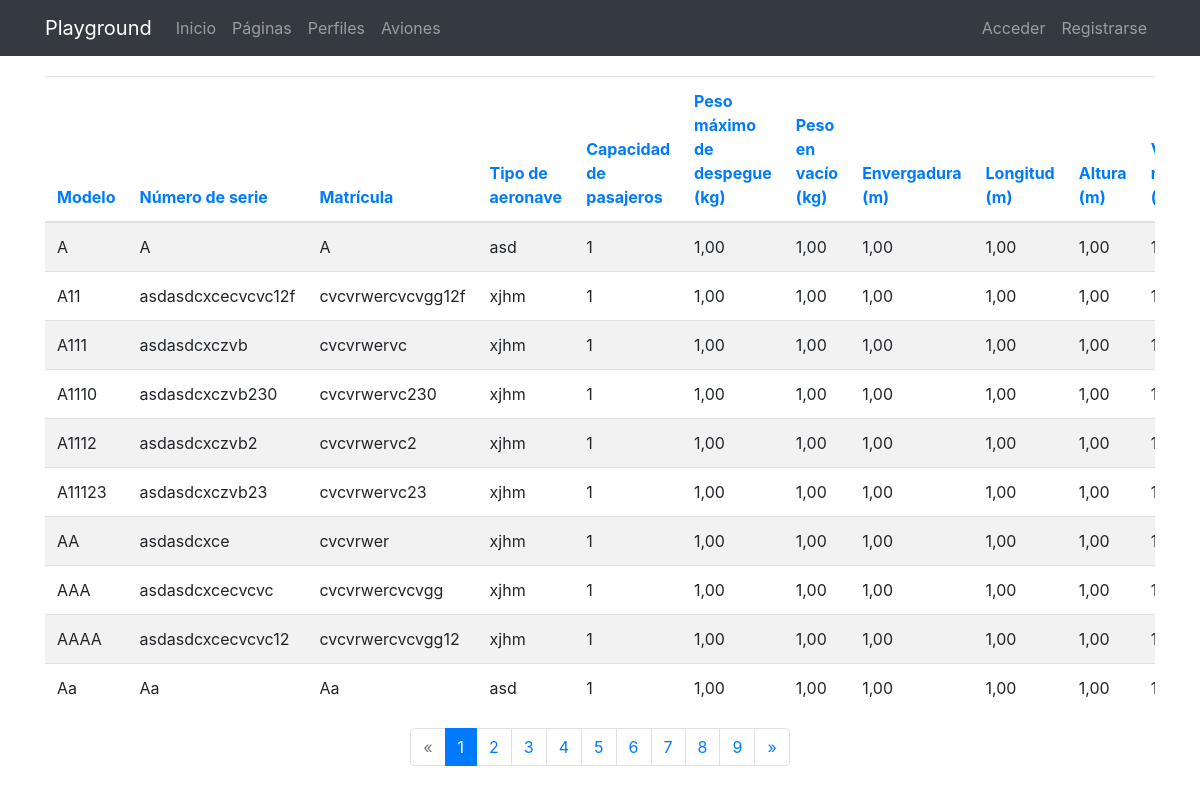
Screenshot of /aircraft/ with the database file from the repository.
### aircraft/models.py (models this page shows, shortened)
class Aircraft(models.Model):
    name = models.CharField(verbose_name='Nombre', max_length=200)
    manufacturer = models.CharField(verbose_name='Fabricante', max_length=100)
    model = models.CharField(verbose_name='Modelo', max_length=100)
    serial_number = models.CharField(verbose_name='Número de serie', max_length=100, unique=True)
    registration_number = models.CharField(verbose_name='Matrícula', max_length=50, unique=True)
    aircraft_type = models.CharField(verbose_name='Tipo de aeronave', max_length=50)  # e.g., Jet, Helicóptero, etc.
    seating_capacity = models.IntegerField(verbose_name='Capacidad de pasajeros')
    max_takeoff_weight = models.DecimalField(verbose_name='Peso máximo de despegue (kg)', max_digits=10, decimal_places=2)
    empty_weight = models.DecimalField(verbose_name='Peso en vacío (kg)', max_digits=10, decimal_places=2)
    wingspan = models.DecimalField(verbose_name='Envergadura (m)', max_digits=6, decimal_places=2)
    length = models.DecimalField(verbose_name='Longitud (m)', max_digits=6, decimal_places=2)
    height = models.DecimalField(verbose_name='Altura (m)', max_digits=6, decimal_places=2)
    max_speed = models.IntegerField(verbose_name='Velocidad máxima (km/h)')
    cruise_speed = models.IntegerField(verbose_name='Velocidad de crucero (km/h)')
    range_km = models.IntegerField(verbose_name='Alcance máximo (km)')
    fuel_capacity = models.DecimalField(verbose_name='Capacidad de combustible (litros)', max_digits=10, decimal_places=2)
    engine_type = models.CharField(verbose_name='Tipo de motor', max_length=100)
    number_of_engines = models.IntegerField(verbose_name='Número de motores')
    year_of_manufacture = models.PositiveIntegerField(verbose_name='Año de fabricación')
    in_service = models.BooleanField(verbose_name='En servicio', default=True)
    created = models.DateTimeField(auto_now_add=True, verbose_name="Fecha de creación")
    updated = models.DateTimeField(auto_now=True, verbose_name="Fecha de edición")
    class Meta:
        verbose_name = "Avión"
        verbose_name_plural = "Aviones"
        ordering = ['model', 'manufacturer']

### aircraft/views.py (the view)
# urls.py: path('', AircraftListView.as_view(), name='list'),
class AircraftListView(ListView):
    model = Aircraft
    template_name = 'aircraft/aircraft_list.html'
    paginate_by = 10  # if pagination is desired
    def get_queryset(self):
        queryset = super().get_queryset()
        order_by = self.request.GET.get('sort', 'name')
        allowed_fields = [f.name for f in Aircraft._meta.fields if f.name not in EXCLUDED_FIELDS]
        if order_by.lstrip('-') in allowed_fields:
            return queryset.order_by(order_by)
        return queryset
    def get_context_data(self, **kwargs):
        context = super().get_context_data(**kwargs)
        context['field_names'] = [field.verbose_name for field in Aircraft._meta.fields if field.name not in EXCLUDED_FIELDS]
        context['fields'] = [field.name for field in Aircraft._meta.fields if field.name not in EXCLUDED_FIELDS]
        context['current_sort'] = self.request.GET.get('sort', 'name')
        return context

### aircraft/templatetags/aircraft_extras.py (called while the page is built)
@register.filter
def get_field(obj, field_name):
    return getattr(obj, field_name, '')

@register.simple_tag(takes_context=True)
def sort_link(context, field_name):
    current_sort = context.get('current_sort', '')
    direction = ''
    icon = ''
    if current_sort == field_name:
        direction = f"-{field_name}"
        icon = '↓'
    elif current_sort == f"-{field_name}":
        direction = field_name
        icon = '↑'
    else:
        direction = field_name
    return f'?sort={direction}|{icon}'

@register.filter(name='zip_lists')
def zip_lists(a, b):
    return zip(a, b)

@register.filter
def split(value, delimiter):
    return value.split(delimiter)

### aircraft/templates/aircraft/aircraft_list.html (shortened to what this page needs)
{% extends 'core/base.html' %} {% load static %} {% load aircraft_extras %}
{%block title %}Aircrafts{% endblock %} {% block content %}
<main role="main">
  <div class="container">
    <div class="table-responsive">
      {% if aircraft_list %}
      <table class="table table-striped" id="aircraft-table">
        <thead>
          <tr>
            {% for field, name in fields|zip_lists:field_names %}
            {% sort_link field as sort_result %}
            {% with parts=sort_result|split:"|" %}
            <th>
              <a href="{{ parts.0 }}"> {{ name|capfirst }} {{ parts.1 }} </a>
            </th>
            {% endwith %} {% endfor %}
          </tr>
        </thead>
        <tbody>
          {% for aircraft in aircraft_list %}
          <tr data-id="{{ aircraft.id }}">
            {% for field in fields %}
            <td>{{ aircraft|get_field:field }}</td>
            {% endfor %}
          </tr>
          {% endfor %}
        </tbody>
      </table>
      {% else %}
      <p>No aircrafts yet.</p>
      {% endif %} {% include 'core/paginator.html' %}
    </div>
  </div>
</main>
{% endblock %}

### core/static/core/css/main.css (style rules this page uses)
main { padding-top: 20px; }
:root { --jumbotron-padding-y: 3rem; }

### rows the page displays
Aircraft: fields "A" "A" "A" "asd" "1" "1,00" "1,00" "1,00" "1,00" "1,00"
Aircraft: fields "A11" "asdasdcxcecvcvc12f" "cvcvrwercvcvgg12f" "xjhm" "1" "1,00" "1,00" "1,00" "1,00" "1,00"
Aircraft: fields "A111" "asdasdcxczvb" "cvcvrwervc" "xjhm" "1" "1,00" "1,00" "1,00" "1,00" "1,00"
Aircraft: fields "A1110" "asdasdcxczvb230" "cvcvrwervc230" "xjhm" "1" "1,00" "1,00" "1,00" "1,00" "1,00"
Aircraft: fields "A1112" "asdasdcxczvb2" "cvcvrwervc2" "xjhm" "1" "1,00" "1,00" "1,00" "1,00" "1,00"
Aircraft: fields "A11123" "asdasdcxczvb23" "cvcvrwervc23" "xjhm" "1" "1,00" "1,00" "1,00" "1,00" "1,00"
Aircraft: fields "AA" "asdasdcxce" "cvcvrwer" "xjhm" "1" "1,00" "1,00" "1,00" "1,00" "1,00"
Aircraft: fields "AAA" "asdasdcxcecvcvc" "cvcvrwercvcvgg" "xjhm" "1" "1,00" "1,00" "1,00" "1,00" "1,00"
Aircraft: fields "AAAA" "asdasdcxcecvcvc12" "cvcvrwercvcvgg12" "xjhm" "1" "1,00" "1,00" "1,00" "1,00" "1,00"
Aircraft: fields "Aa" "Aa" "Aa" "asd" "1" "1,00" "1,00" "1,00" "1,00" "1,00"

### other values shown
{{ name|capfirst }} "Modelo" "Número de serie" "Matrícula" "Tipo de aeronave" "Capacidad de pasajeros" "Peso máximo de despegue (kg)" "Peso en vacío (kg)" "Envergadura (m)" "Longitud (m)" "Altura (m)"
{{ i }} "1" "2" "3" "4" "5" "6" "7" "8" "9"
